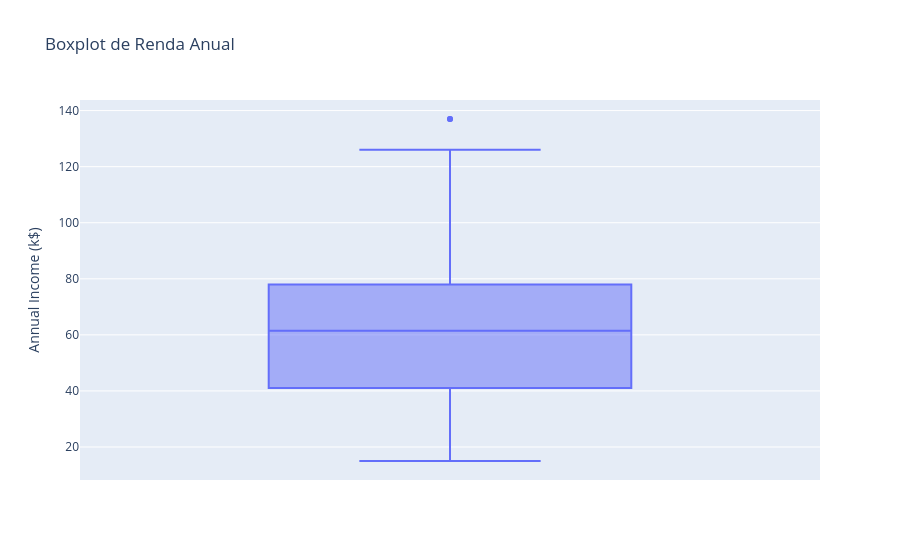

Here is the notebook cell this chart was saved with:
### Code cell
fig = px.box(df, y='Annual Income (k$)', title='Boxplot de Renda Anual')
fig.show()

### Figure 1 — Plotly figure (JSON) as saved in the notebook; plotly's stock layout.template omitted (floating-point values rounded to 4 significant figures; data arrays with more than 128 entries replaced by an {"elided": "..."} marker saying what was removed)
{"data": [{"alignmentgroup": "True", "hovertemplate": "Annual Income (k$)=%{y}<extra></extra>", "legendgroup": "", "marker": {"color": "#636efa"}, "name": "", "notched": false, "offsetgroup": "", "orientation": "v", "showlegend": false, "type": "box", "x0": " ", "xaxis": "x", "y": {"elided": "200 int values"}, "y0": " ", "yaxis": "y"}], "layout": {"boxmode": "group", "legend": {"tracegroupgap": 0}, "title": {"text": "Boxplot de Renda Anual"}, "xaxis": {"anchor": "y", "domain": [0, 1]}, "yaxis": {"anchor": "x", "domain": [0, 1], "title": {"text": "Annual Income (k$)"}}}}
